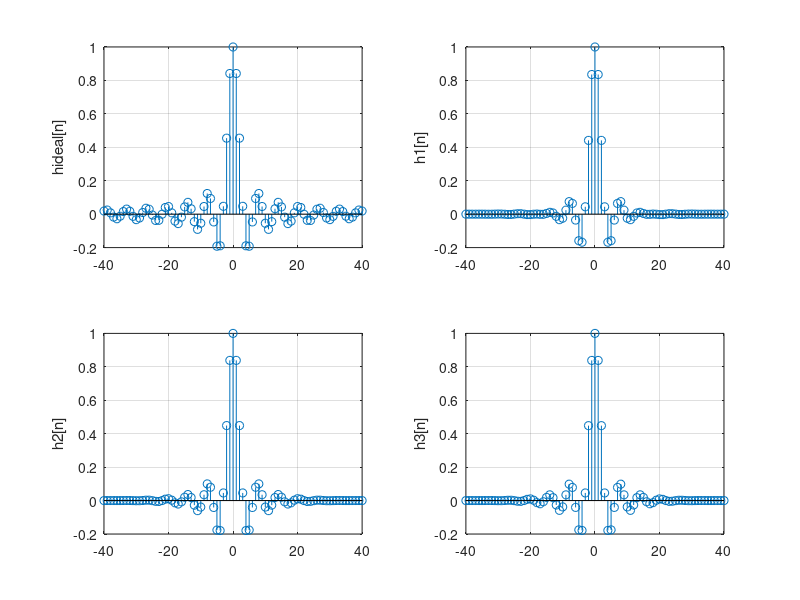
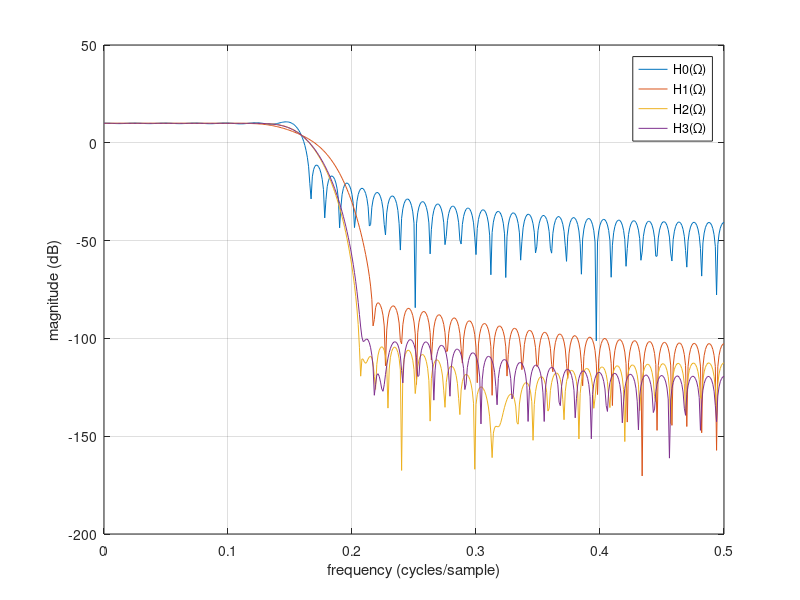

The MATLAB source for these figures, in order:
N = 40;
n = (-N:N)'; % Make this a column vector to make hideal
% a column vector because MATLAB's window
% functions produce a column vector.
hideal = sinc(n/pi); % This is your function to compute hideal.
% The equation for hideal was derived
% in the previous step.
% Remember that MATLAB and the textbook use
% different definitions of the function sinc(x).
L = 2*N + 1;
% Flat top 
w1 = flattopwin(L);
% Cheb
w2 = chebwin(L);
% Blackman-Harris
w3 = blackmanharris(L);
h0 = hideal; % a simple rectangular window
h1 = hideal .* w1;
h2 = hideal .* w2;
h3 = hideal .* w3;
F = 0:0.001:0.5; % frequency axis for frequency response plot.
E = exp(1i*2*pi*F); % see comments below
H0 = polyval(h0,E);
H1 = polyval(h1,E);
H2 = polyval(h2,E);
H3 = polyval(h3,E);
figure(1);
subplot(221); stem(n,h0); grid on; ylabel('hideal[n]');
subplot(222); stem(n,h1); grid on; ylabel('h1[n]');
subplot(223); stem(n,h2); grid on; ylabel('h2[n]');
subplot(224); stem(n,h3); grid on; ylabel('h3[n]');
figure(2);
plot(F,20*log10(abs(H0)),...
F,20*log10(abs(H1)),...
F,20*log10(abs(H2)),...
F,20*log10(abs(H3)));
grid on;
xlabel('frequency (cycles/sample)'); ylabel('magnitude (dB)');
legend('H0(\Omega)','H1(\Omega)','H2(\Omega)','H3(\Omega)');